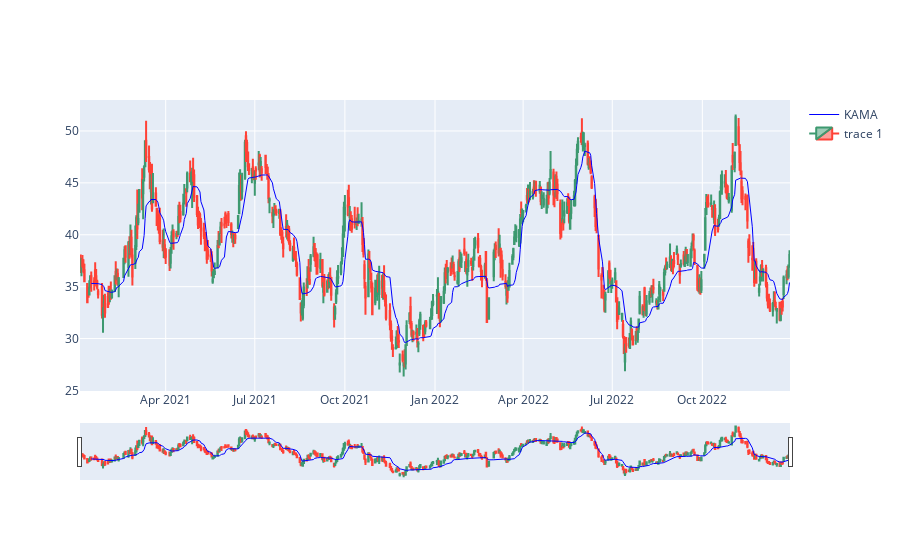

Here is the notebook cell this chart was saved with:
### Code cell
resultados_kama = ta.momentum.KAMAIndicator(df["Close"],10,2,30,False)

kama_list = list()

i=0
while i< len(resultados_kama.kama()):
    
    if(resultados_kama.kama()[i] != None):
        
        kama_list.append(resultados_kama.kama()[i])
        
    i+=1
    
fig = go.Figure()

fig.add_trace(
    go.Scatter(
        name="KAMA",
        x=df.index,
        y=kama_list,
        line=dict(color='blue', width=1))
)

fig.add_trace(go.Candlestick(
        x=df.index,
        open=df['Open'],
        high=df['High'],
        low=df['Low'],
        close=df['Close']))

### Figure 1 — Plotly figure (JSON) as saved in the notebook; plotly's stock layout.template omitted (floating-point values rounded to 4 significant figures; data arrays with more than 128 entries replaced by an {"elided": "..."} marker saying what was removed)
{"data": [{"line": {"color": "blue", "width": 1}, "name": "KAMA", "type": "scatter", "x": {"elided": "497 str values"}, "y": {"elided": "497 float values"}}, {"close": {"elided": "497 float values"}, "high": {"elided": "497 float values"}, "low": {"elided": "497 float values"}, "open": {"elided": "497 float values"}, "type": "candlestick", "x": {"elided": "497 str values"}}], "layout": {}}
